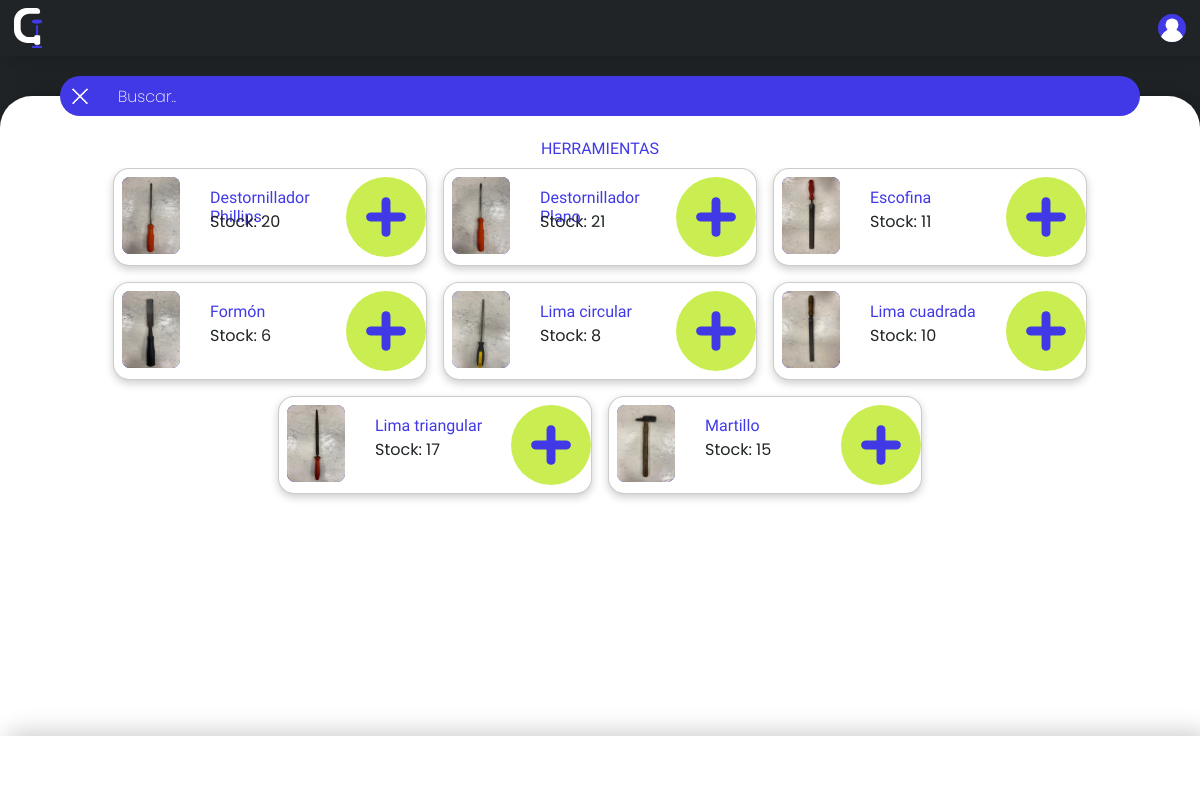
/buscarherramienta.php (signed in), run on the app's committed database.
### tables this page shows
CREATE TABLE `herramientas` (
  `id` int(11) NOT NULL,
  `nombre` varchar(100) NOT NULL,
  `descripcion` varchar(200) NOT NULL,
  `imagen` varchar(200) NOT NULL,
  `cantidad` int(11) NOT NULL
);

### buscarherramienta.php (the view, shortened to what this page needs)
<?php
include "codigophp/conexionbs.php";
include "codigophp/añadirpaleta.php";
?>
<!DOCTYPE html>
<html lang="es">
<head>
    <link rel="stylesheet" href="estiloscss/animaciones.css">
    <link rel="stylesheet" href="estiloscss/styles.css">
    <link rel="stylesheet" href="estiloscss/imagenes.css">
</head>
<body>
    <div id="pagina2">
        <div id="header">
           <a href="inicio.php" class="imagen"><?php incrustarSVG("imagenes/SVG/logo"); ?></a>
            <button class="imagen" ><?php incrustarSVG("imagenes/SVG/user"); ?></button>
        </div>
        <div id="contenido">
            <form class="barra" method="get"  action="./buscarherramienta.php">
                <input type="submit" class="equis" value=""></button>
                <input type="text" name="busqueda" placeholder="Buscar..">
                <div></div>
            </form>
            <div class="contenido2">
                <div class="con3" id="inicio">
                    <?php
                    if ($_SERVER["REQUEST_METHOD"] == "GET") {
                        $sql="";
                        if($_GET['busqueda'] == null){
                            $sql = "SELECT * FROM herramientas";
                        }else{
                            $sql = "SELECT * FROM herramientas WHERE herramientas.nombre = '".$_GET['busqueda']."'";
                        }
                        $result = mysqli_query($conn, $sql);
                        if ($result->num_rows > 0) {
                            if($_GET['busqueda']== null){
                                echo '<h1>HERRAMIENTAS</h1>';
                            }else{
                                echo '<h1>RESULTADOS DE: '.$_GET['busqueda'].'</h1>';
                            }
                            echo'<div class="scroll-y" id="scroll" style="height:100%;"><div class="conscroll-y">';
                            while($row = $result->fetch_assoc()) {
                                if($row["cantidad"] == 0){
                                    echo '<div class="rectangulo3 verde"><h1>'.$row["nombre"].'</h1> <img src="" alt="" class="sinimagen imagen" ><p id="can" style="color:var(--letra_rojo);">SIN UNIDADES</p> <input type="number" name="id" id="id" style="display:none;" value="'.$row["id"].'"><input type="number" name="id" id="can2" style="display:none;" value="'.$row["cantidad"].'"><a class="imagen i" href="formularioreportes.php">'.incrustarSVG2("imagenes/SVG/alertab").'</a></div>';
                                }else{
                                    echo '<div class="rectangulo3"><h1>'.$row["nombre"].'</h1> <img src="'.$row["imagen"].'" alt="" class="imagen imagen_herramienta"><p id="can">Stock: '.$row["cantidad"].'</p> <input type="number" name="id" id="id"  style="display:none;" value="'.$row["id"].'"><input type="number" name="id" id="can2" style="display:none;" value="'.$row["cantidad"].'"><a class="imagen i tocar">'.incrustarSVG2("imagenes/SVG/signomas").'</a></div>';
                                }
                            }
                            echo'</div></div>';
                        }else{
                            if($_GET['busqueda']== null){
                                echo "<h1>NO SE ENCONTRARON HERRAMIENTAS</h1>";
                            }else{
                                echo '<h1>NO SE ENCONTRO: '.$_GET['busqueda'].'</h1>';
                            }
                        }
                    }
                    ?>
                </div>
            </div>
        </div>
        <div id="footer">
        <a onclick="goBacka()" class="flecha imagen centro">Volver</a>
        </div>
    </div>
</body>
</html>

### codigophp/añadirpaleta.php (shortened to what this page needs)
<?php
function incrustarSVG($nombreArchivo) {
    $rutaArchivoSVG = $nombreArchivo.'.svg';
    if (file_exists($rutaArchivoSVG)) {
        $contenidoSVG = file_get_contents($rutaArchivoSVG);
        echo $contenidoSVG;
    } else {
        echo "<p>Error: No se pudo cargar el archivo SVG.</p>";
    }
}
function incrustarSVG2($nombreArchivo) {
    $rutaArchivoSVG = $nombreArchivo.'.svg';
    if (file_exists($rutaArchivoSVG)) {
        $contenidoSVG = file_get_contents($rutaArchivoSVG);
        return $contenidoSVG;
    } else {
        echo "<p>Error: No se pudo cargar el archivo SVG.</p>";
    }
}
    ?>

### estiloscss/styles.css (style rules this page uses)
a { text-decoration: none; }
h1 { font-family: "Days One", sans-serif; font-size: 2vh; font-weight: 200; color: var(--letra_blanco); }
p { font-family: "Poppins", sans-serif; font-size: 2vh; font-weight: 200; color: var(--letra_blanco); }
input { font-family: "Poppins", sans-serif; font-size: 2vh; font-weight: 200; color: var(--letra_blanco); border:none; background: transparent; border-radius:5vh; }
input::placeholder { color: var(--letra_blanco); }
button { background-color: transparent; border: none; }
button, a, input[type="submit"] { cursor: pointer; }
#pagina2 { position: absolute; right:0%; top:0%; height:100%; width: 100%; display:grid; grid-template: "HEA HEA HEA"7vh ". . ."5vh "CON CON CON"auto "FOO FOO FOO"8vh/ auto auto auto; background-color: var(--negro); }
#header { padding-left:1vh; padding-right:1vh; display: grid; grid-template: ". . ." auto "LOGO . USUARIO"5vh ". . ." auto/ 5vh auto 5vh; grid-area: HEA; background-color: var(--negro); box-shadow: 1vh 0.5vh 3vh 0vh var(--sombra); }
#header :nth-child(1) { grid-area:LOGO; }
#header :nth-child(2) { grid-area:USUARIO; }
#contenido { grid-area: CON; background-color: var(--blanco); box-shadow: 1vh -0.5vh 3vh 0vh var(--sombra); border-radius:4vh 4vh 0vh 0vh; display: grid; position:relative; grid-template: ". . ."4vh ". CON2 ."auto/ auto 90% auto; }
.contenido2 { grid-area: CON2; overflow-y: auto; display:grid; grid-template: ". CON3 ."100%/ auto 100% auto; }
.con3 { grid-area: CON3; display: flex ; flex-direction: column; align-items: center; }
.con3 h1 { color:var(--azul); }
#footer { position: fixed; height: 8dvh; width: 100%; z-index: 100; left: 0%; bottom: 0%; background-color: var(--blanco); box-shadow: 1vh -0.5vh 3vh 0vh var(--sombra); display: flex; flex-wrap: wrap; justify-content:center; gap:10%; align-items: center; }
#footer a { font-family: "Days One", sans-serif; font-size: 2vh; font-weight: 200; color: var(--letra_blanco); padding-top: 2vh; padding-left:5vh; text-align: center; background-color:var(--azul); border-radius:25vh; background-position: left; height: 5vh; width: 15vw; }
.scroll-y { position: relative; overflow-x: none; overflow-y: auto; height: 25vh; width: 100%; display: flex; justify-content: center; }
.conscroll-y { padding-bottom: 4dvh; overflow: auto; position: relative; width: 100%; height: max-content; display: flex; justify-content: center; flex-wrap: wrap; gap: 2vh; }
.barra { background-color:var(--azul); position: absolute; border-radius: 5vh; display: grid; grid-template-columns: 5vh auto 5vh; gap:2vh; height: 5vh; width: 60%; left:50%; right:50%; transform: translate(-50%, -50%); }
.rectangulo3 { background-color: var(--blanco); height: 12vh; width: 39vh; border-radius: 2vh; display: grid; grid-template: ". . . . . . ."1vh ". IMG . TITULO . BOTON ."2vh ". IMG . TEXTO . BOTON . " auto ". . . . . . ."1vh/ 1vh 9vh 2vh auto auto 8vh 2vh; box-shadow: 0 0.4vh 1vh var(--sombra); border: 0.1vh solid var(--sombra); }
.rectangulo3 h1 { grid-area: TITULO; }
.rectangulo3 p { color: var(--letra_negro); grid-area: TEXTO; font-weight: 400; }
.rectangulo3 img { color: var(--letra_negro); grid-area: IMG; font-weight: 400; background-color: var(--letra_azul); border-radius: 1vh; background-size: 4vh; }
.rectangulo3 a { grid-area: BOTON; }
@media (max-width: 1300px) { .barra { width: 90%; } }
@media (max-width: 1300px) { #footer a { font-size: 0vh; background-color: transparent; background-position: center; } }
@media (max-width: 1300px) { #footer { gap: 5%; } }

### estiloscss/imagenes.css (style rules this page uses)
.equis { background-image: URL(imagenes/x.png); background-size: 2vh; background-repeat:no-repeat; background-position: center; }
.imagen { position: relative; display: flex; align-items: center; justify-content: center; }
.imagen_herramienta { width: 80%; }
.imagen svg { width: auto; height: 100%; }
.i, .d { display: block; align-items: none; justify-content: none; }
.i svg { position: absolute; top: 0%; left: 0%; }

### data on the page
herramientas: nombre "Destornillador Phillips", imagen (picture), cantidad "20"
herramientas: nombre "Destornillador Plano", imagen (picture), cantidad "21"
herramientas: nombre "Escofina", imagen (picture), cantidad "11"
herramientas: nombre "Formón", imagen (picture), cantidad "6"
herramientas: nombre "Lima circular", imagen (picture), cantidad "8"
herramientas: nombre "Lima cuadrada", imagen (picture), cantidad "10"
herramientas: nombre "Lima triangular", imagen (picture), cantidad "17"
herramientas: nombre "Martillo", imagen (picture), cantidad "15"
